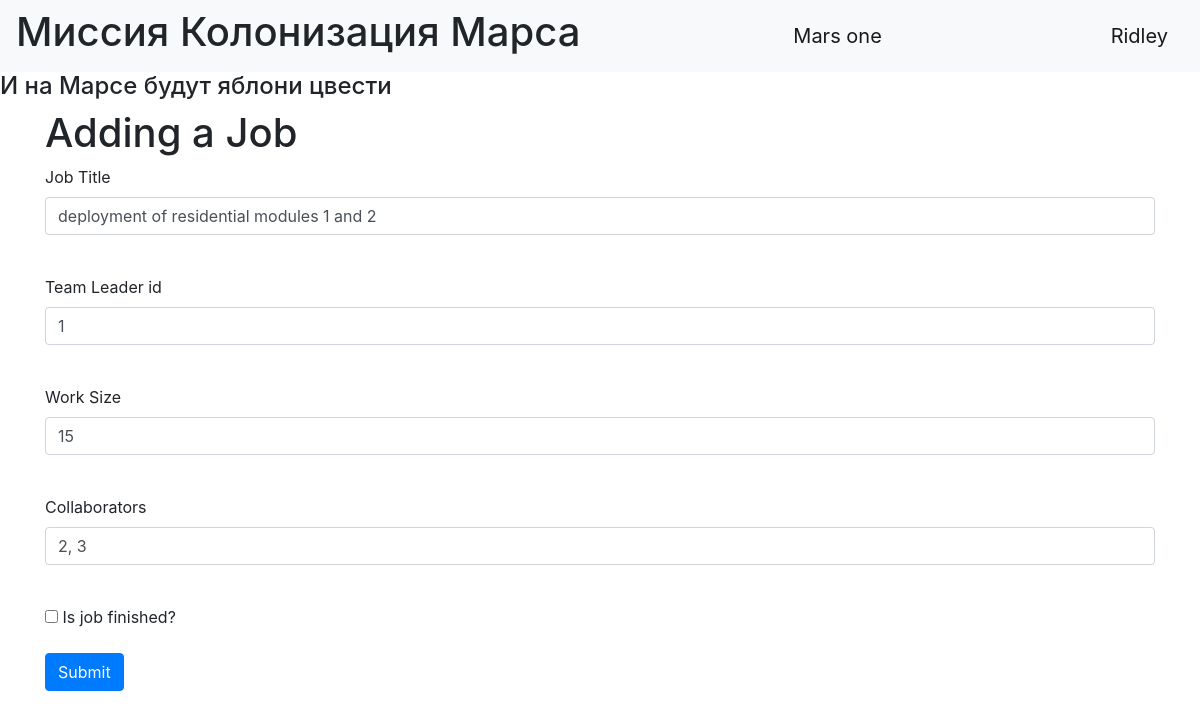
The page /jobs/1 (signed in) on the database as committed earlier.
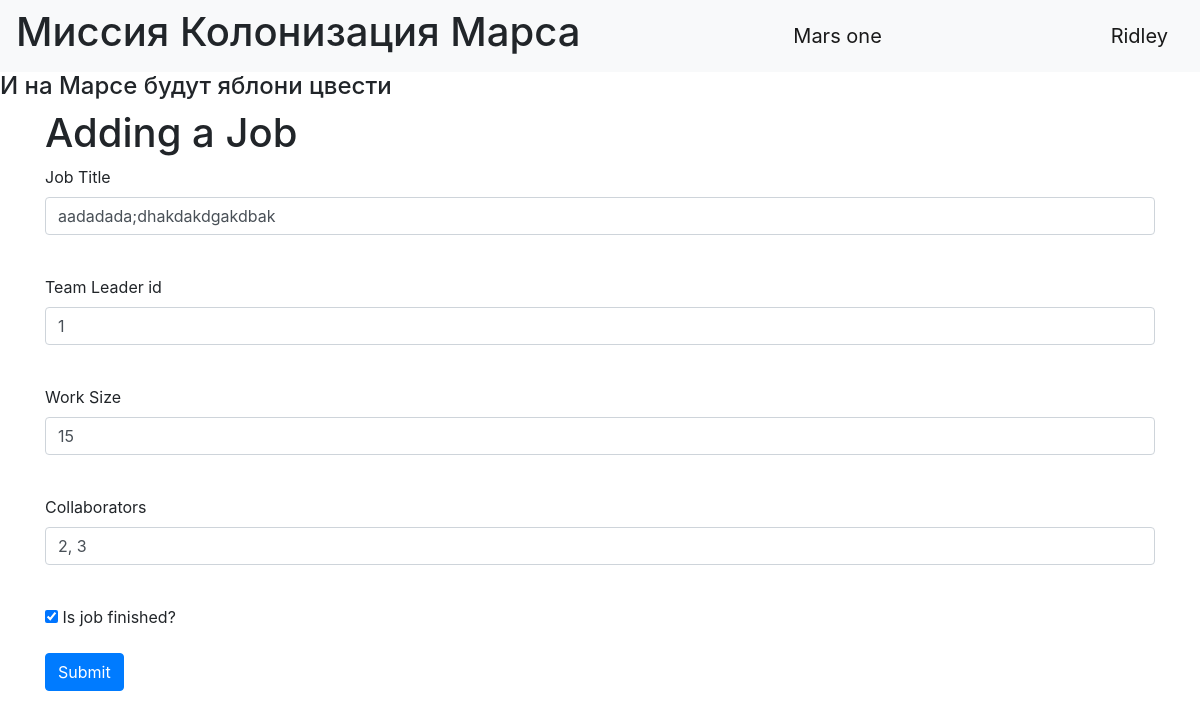
The same page on the database as committed later.
### data/jobs.py (models this page shows)
class Jobs(SqlAlchemyBase, UserMixin):
    __tablename__ = 'jobs'
    id = sqlalchemy.Column(sqlalchemy.Integer,
                           primary_key=True,
                           autoincrement=True)
    job = sqlalchemy.Column(sqlalchemy.String,
                            nullable=True)
    work_size = sqlalchemy.Column(sqlalchemy.INTEGER)
    collaborators = sqlalchemy.Column(sqlalchemy.String,
                                      nullable=True)
    start_date = sqlalchemy.Column(sqlalchemy.DateTime,
                                   default=datetime.datetime.now)
    end_date = sqlalchemy.Column(sqlalchemy.DateTime,
                                 default=datetime.datetime.now)
    is_finished = sqlalchemy.Column(sqlalchemy.BOOLEAN,
                                    nullable=True)
    team_leader_id = sqlalchemy.Column(sqlalchemy.Integer, sqlalchemy.ForeignKey("users.id"))
    user = orm.relation('User')

### main.py (the view, shortened to what this page needs)
@app.route('/jobs/<int:id>', methods=['GET', 'POST'])
@login_required
def edit_jobs(id):
    form = JobsForm()
    if request.method == "GET":
        db_sess = db_session.create_session()
        jobs = db_sess.query(Jobs).filter((Jobs.id == id) | (Jobs.id == 1),
                                          Jobs.user == current_user
                                          ).first()
        if jobs:
            form.title.data = jobs.job
            form.team_leader_id.data = jobs.team_leader_id
            form.work_size.data = jobs.work_size
            form.collaborators.data = jobs.collaborators
            form.is_finished.data = jobs.is_finished
        else:
            abort(404)
    return render_template('jobs.html',
                           title='Редактирование работы',
                           form=form
                           )

### forms/JobsForm.py
class JobsForm(FlaskForm):
    title = StringField('Job Title', validators=[DataRequired()])
    team_leader_id = IntegerField('Team Leader id', validators=[DataRequired()])
    work_size = IntegerField('Work Size', validators=[DataRequired()])
    collaborators = StringField('Collaborators', validators=[DataRequired()])
    is_finished = BooleanField('Is job finished?')
    submit = SubmitField('Submit')

### data/db_session.py (called while the page is built)
def create_session() -> Session:
    global __factory
    return __factory()

### main.py (called while the page is built)
@login_manager.user_loader
def load_user(user_id):
    db_sess = db_session.create_session()
    return db_sess.query(User).get(user_id)

### templates/jobs.html (shortened to what this page needs)
{% extends "base.html" %}
{% block content %}
<h1>Adding a Job</h1>
<form action="" method="post">
    <p>
        {{ form.title.label }}<br>
        {{ form.title(class="form-control") }}<br>
    </p>
    <p>
        {{ form.team_leader_id.label }}<br>
        {{ form.team_leader_id(class="form-control") }}<br>
    </p>
    <p>
        {{ form.work_size.label }}<br>
        {{ form.work_size(class="form-control") }}<br>
    </p>
    <p>
        {{ form.collaborators.label }}<br>
        {{ form.collaborators(class="form-control") }}<br>
    </p>
    <p>{{ form.is_finished() }} {{ form.is_finished.label }}</p>
    <p>{{ form.submit(type="submit", class="btn btn-primary") }}</p>
</form>
{% endblock %}

Rows that differ between the two databases and show on the page:
changed Jobs: is_finished "☐" → "☑"
Other text that changed with them:
form field title: "deployment of residential modules 1 and 2" → "aadadada;dhakdakdgakdbak"
